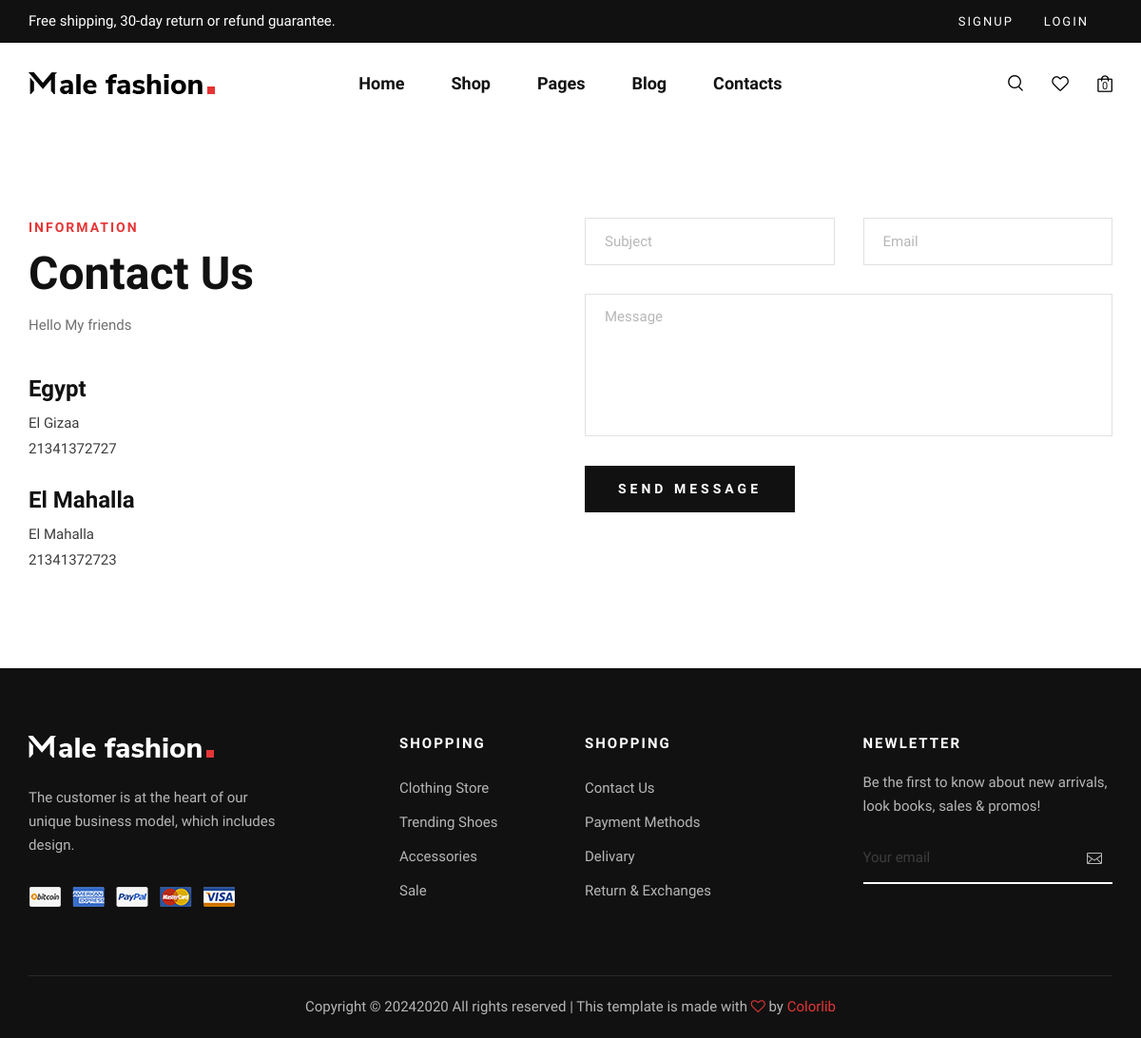
Page /contact/ on the committed database.
### contact/models.py (models this page shows, shortened)
class Contact(models.Model):
    CONdescription=models.TextField(max_length=200,verbose_name=_("description"),blank=True, null=True)
    CONcountry1=models.CharField(max_length=100,verbose_name=_("country 1"), blank=True, null=True)
    CONaddress1=models.CharField(max_length=100,verbose_name=_("address 1"), blank=True, null=True)
    CONphone_number1=models.CharField(max_length=15,verbose_name=_("phone number1"),blank=True, null=True)
    CONcountry2=models.CharField(max_length=100,verbose_name=_("country 2"), blank=True, null=True)
    CONaddress2=models.CharField(max_length=100,verbose_name=_("address 2"), blank=True, null=True)
    CONphone_number2=models.CharField(max_length=15,verbose_name=_("phone number2"),blank=True, null=True)
    class Meta:
        verbose_name = 'Contact'
        verbose_name_plural = 'Contact US'

### contact/views.py (the view, shortened to what this page needs)
# urls.py: path('contact/',views.contact,name="contact")
def contact(request):
    contact=Contact.objects.first()
    context={
        'contact':contact,
    }
    return render(request,'contact/contact.html',context)

### cart/cart.py (called while the page is built)
    def __len__(self):
        return len(self.cart)

### cart/context_processors.py (called while the page is built)
def cart(request):
    return{'cart':Cart(request)}

### templates/contact/contact.html (shortened to what this page needs)
{% extends 'base.html' %}
{% block content %}
    <section class="contact spad">
        <div class="container">
            <div class="row">
                <div class="col-lg-6 col-md-6">
                    <div class="contact__text">
                        <div class="section-title">
                            <span>Information</span>
                            <h2>Contact Us</h2>
                            <p>{{contact.CONdescription}}
                                </p>
                        </div>
                        <ul>
                            <li>
                                <h4>{{contact.CONcountry1}}</h4>
                                <p>{{contact.CONaddress1}}<br />{{contact.CONphone_number1}}</p>
                            </li>
                            <li>
                                <h4>{{contact.CONcountry2}}</h4>
                                <p> {{contact.CONaddress2}}<br />{{contact.CONphone_number2}}</p>
                            </li>
                        </ul>
                    </div>
                </div>
                <div class="col-lg-6 col-md-6">
                    <div class="contact__form">
                        <form method="POST">
                            <div class="row">
                                <div class="col-lg-6">
                                    <input type="text" placeholder="Subject" name="subject">
                                </div>
                                <div class="col-lg-6">
                                    <input type="email" placeholder="Email" name="email">
                                </div>
                                <div class="col-lg-12">
                                    <textarea placeholder="Message" name="message"></textarea>
                                    <button type="submit" class="site-btn">Send Message</button>
                                </div>
                            </div>
                        </form>
                    </div>
                </div>
            </div>
        </div>
    </section>
{% endblock content %}

### project/static/css/style.css (style rules this page uses)
html, body { height: 100%; font-family: "Nunito Sans", sans-serif; -webkit-font-smoothing: antialiased; }
h1, h2, h3, h4, h5, h6 { margin: 0; color: #111111; font-weight: 400; font-family: "Nunito Sans", sans-serif; }
h2 { font-size: 36px; }
h4 { font-size: 24px; }
p { font-size: 15px; font-family: "Nunito Sans", sans-serif; color: #3d3d3d; font-weight: 400; line-height: 25px; margin: 0 0 15px 0; }
ul, ol { padding: 0; margin: 0; }
.section-title { margin-bottom: 45px; text-align: center; }
.section-title span { color: #e53637; font-size: 14px; font-weight: 700; text-transform: uppercase; letter-spacing: 2px; margin-bottom: 15px; display: block; }
.section-title h2 { color: #111111; font-weight: 700; line-height: 46px; }
.spad { padding-top: 100px; padding-bottom: 100px; }
.site-btn { font-size: 14px; color: #ffffff; background: #111111; font-weight: 700; border: none; text-transform: uppercase; display: inline-block; padding: 14px 30px; }
.contact__text .section-title { text-align: left; margin-bottom: 40px; }
.contact__text .section-title h2 { font-size: 48px; margin-bottom: 18px; }
.contact__text .section-title p { color: #707070; line-height: 26px; margin-bottom: 0; }
.contact__text ul li { list-style: none; margin-bottom: 26px; }
.contact__text ul li:last-child { margin-bottom: 0; }
.contact__text ul li h4 { color: #111111; font-weight: 700; margin-bottom: 8px; }
.contact__text ul li p { line-height: 27px; margin-bottom: 0; }
.contact__form input { height: 50px; width: 100%; border: 1px solid #e1e1e1; padding-left: 20px; font-size: 15px; color: #b7b7b7; margin-bottom: 30px; }
.contact__form input::placeholder { color: #b7b7b7; }
.contact__form textarea { height: 150px; width: 100%; border: 1px solid #e1e1e1; padding-left: 20px; padding-top: 12px; font-size: 15px; color: #b7b7b7; margin-bottom: 24px; resize: none; }
.contact__form textarea::placeholder { color: #b7b7b7; }
.contact__form button { letter-spacing: 4px; padding: 14px 35px; }
@media only screen and (min-width: 1200px) { .container { max-width: 1170px; } }

### rows in the picture
Contact: CONdescription "Hello My friends", CONcountry1 "Egypt", CONaddress1 "El Gizaa", CONphone_number1 "21341372727", CONcountry2 "El Mahalla", CONaddress2 "El Mahalla", CONphone_number2 "21341372723"

### other values in the picture
{{ cart|length }} "0"
